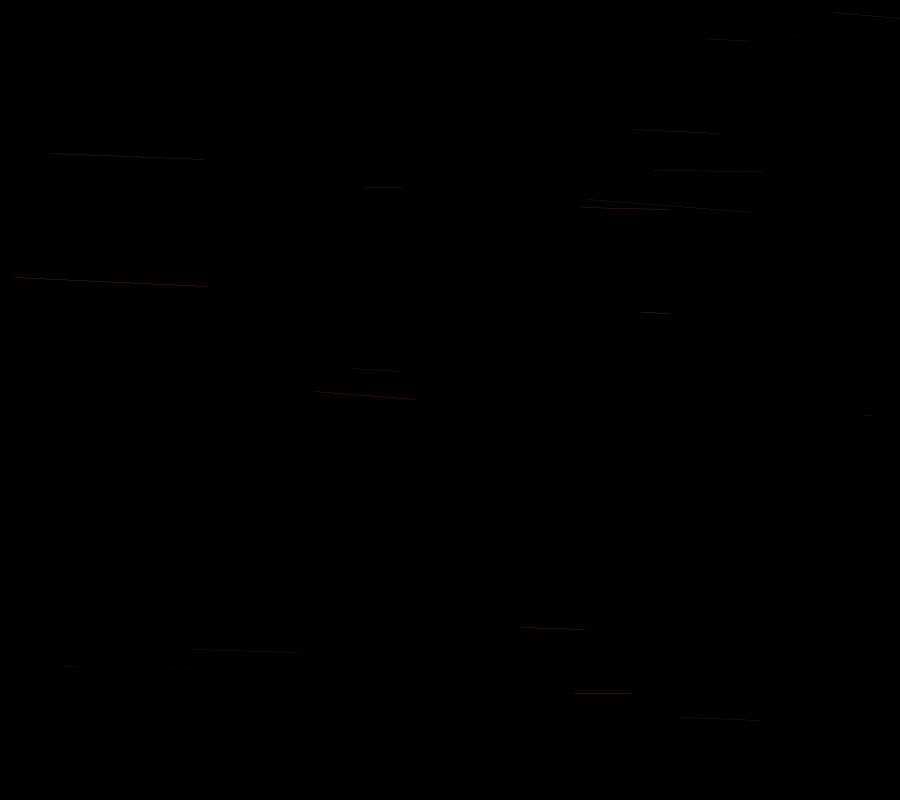
Frame 1 (no input)
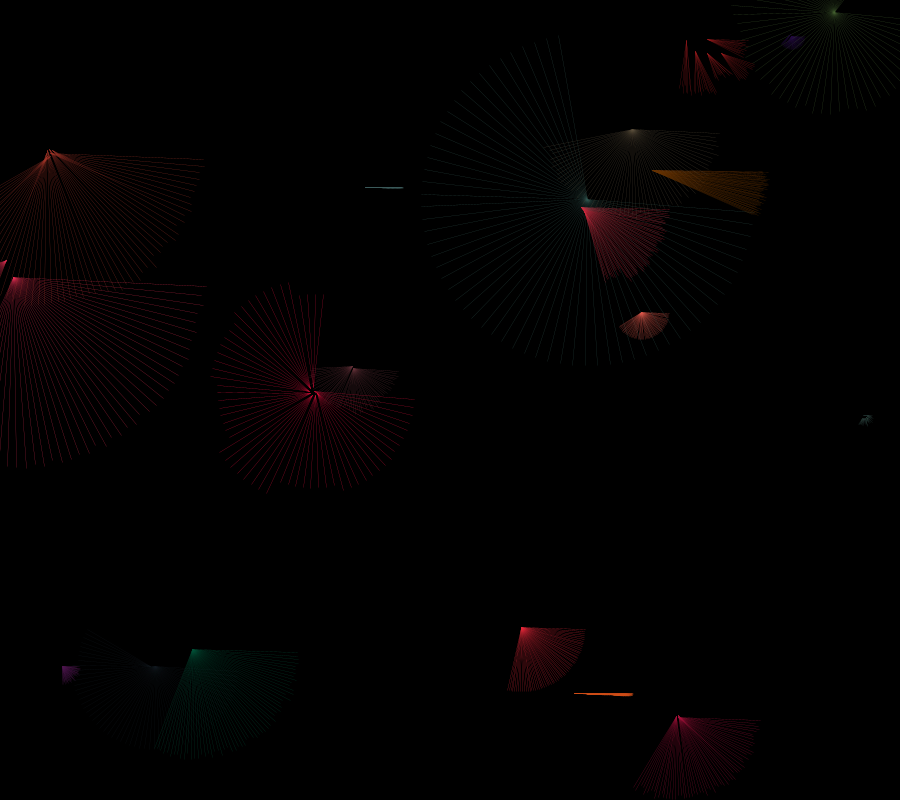
Frame 60 (the mouse pressed at the canvas centre just before this capture)
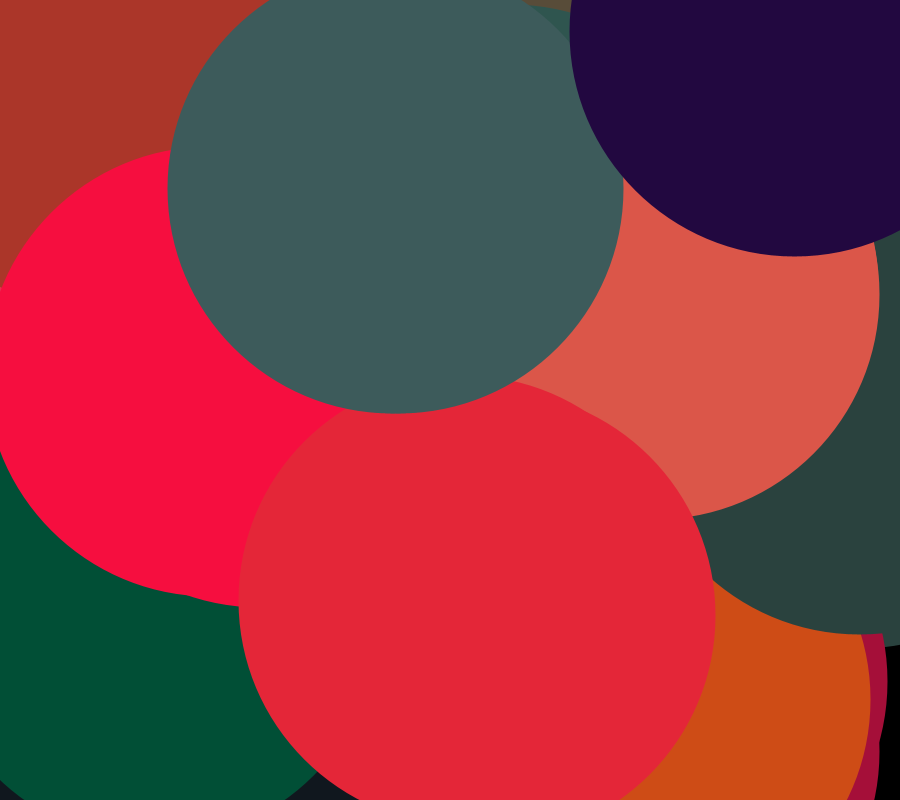
Frame 120 (the mouse held since frame 60 and released just before this capture)

The Processing sketch that drew these frames (run headless with seeded random() and noise(); from frame 60 on, the mouse is pressed at the canvas centre):

// Processing sketch: processing_6035
// ── processing_6035.pde

//based on 'Stella' by Lorenzo Fernandez


int nStella=20; 
stella[] s = new stella[nStella]; 
color[] myColor;




void setup(){ 
  size (900,800); 
  background (0); 
  valori(); 
  myColor = new color [nStella];
   for (int i=0; i<nStella;i++){
     myColor[i] = color(random(255), random(100),random(100));
   }
  
} 
 
void draw(){ 
  for (int i=0; i<nStella;i++){ 
    stroke(myColor[i]);
    fill(255);
    s[i].update(); 
    s[i].render(); 
  } 
} 





//bunch of custom functions
void valori (){ 
  for (int i=0; i<nStella;i++){ 
    s[i] = new stella(); 
  } 
 
  for (int i=0; i<nStella;i++){ 
    s[i].init(); 
 
    s[i].kMultA= random(-1,1); 
 
    s[i].kMultB= random(-1,1); 
 
    s[i].A = random(height/400,height/150); 
    s[i].B = random(height/200,height/4); 
 
    s[i]. stacco = round (random (2,100)); 
    s[i].aDentro = random (-1,1); 
    s[i].kOscFuori= random (-1,1); 
    s[i].valAk= random (-1,1); 
    s[i].ak=random(0.001,0.1); 
 
    if(s[i].valAk>0){ 
      s[i].kk=random(0,1);  
    } 
 
    else{ 
      s[i].kk=1; 
    } 
  } 
} 
 
void keyPressed() { 
  if (key==BACKSPACE){ 
    for (int i=0; i<nStella;i++){ 
      s[i].init(); 
      s[i] = new stella(); 
    } 
 
    for (int i=0; i<nStella;i++){ 
      s[i].init(); 
 
      valori(); 
      background(0); 
 
    } 
  } 
} 
 










//STELLA CLASs

 class stella{ 
 
  float ax,ay; 
  float kx,ky; 
  float px,py; 
  float dX,dY; 
  float oldX,oldY; 
  float posX,posY; 
  float ak,valAk; 
  float kk; 
  float kDentro,kFuori; 
  float oldax, olday; 
  float oldkx, oldky; 
  float a; 
  float k; 
  float count; 
  float multB; 
  float multA; 
  float col; 
  float kMultA; 
  float kMultB; 
  float A; 
  float B; 
  float stacco; 
  float aDentro; 
  float kOscFuori; 
  float oscFuori; 
 
  void init(){ 
 
    //center small circle 
    posX = random (0,width); 
    posY = random (0,height); 
    ax=posX; 
    ay=posY; 
    oldax=ax; 
    olday=ay; 
    //center Bigger circle 
    kx=posX; 
    ky=posY; 
    oldkx=kx; 
    oldky=ky;  
    px=kx; 
    py=ky; 
    multB = 0; 
    multA= 0; 
 
  } 
  void update(){ 
 
    if ( kMultA<0){ 
      multA= random (10,20); 
    } 
    if(kOscFuori<0){ 
      oscFuori= random(-4,4);  
    } 
    if (count % stacco == 0){ 
      px=ax; 
      py=ay; 
      if ( kMultB<0){ 
        multB= random (0,20); 
 
      } 
 
    } 
    kDentro=A + multA; 
    kFuori =B + multB + oscFuori; 
    count=frameCount; 
    //dentro 
    if (aDentro<0){ 
      a-= ak; 
 
    } 
    else{ 
      a+=ak;  
 
    } 
 
    ax= (cos(a))*kDentro+posX; 
    ay= (sin(a))*kDentro+posY; 
    oldax=ax; 
    olday=ay; 
    //fuori 
    k+= ak*kk; 
    kx= (cos(k))*kFuori+posX; 
    ky= (sin(k))*kFuori+posY; 
    oldkx=kx; 
    oldky=ky;   
    dX=((px-kx)/2)+kx; 
    dY=((py-ky)/2)+ky; 
    oldX=dX; 
    oldY=dY; 
  } 
 
  void render(){ 
 
    strokeWeight(mouseX); 
    line(dX,dY,oldX,oldY); 
    line (oldkx, oldky, kx, ky); 
    smooth(); 
    strokeWeight(0.2); 
    line (kx,ky,px,py); 
 
  } 
} 
 
